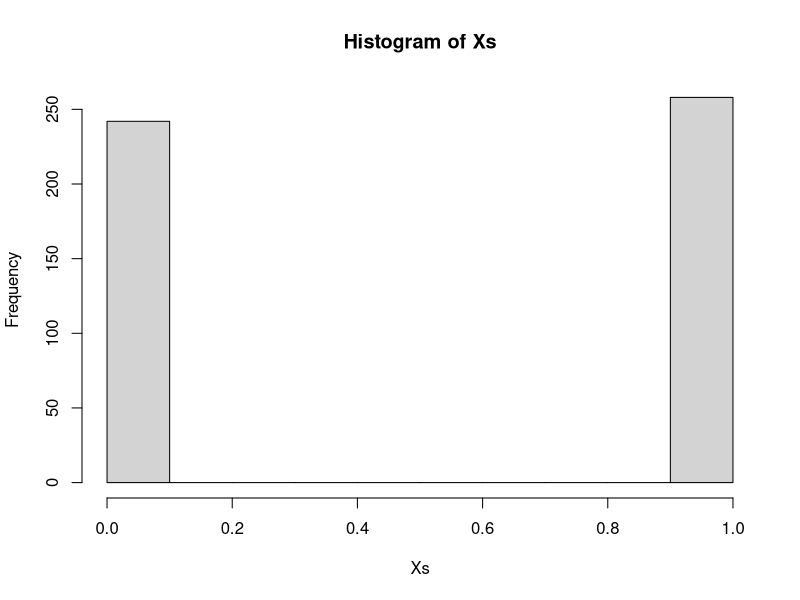
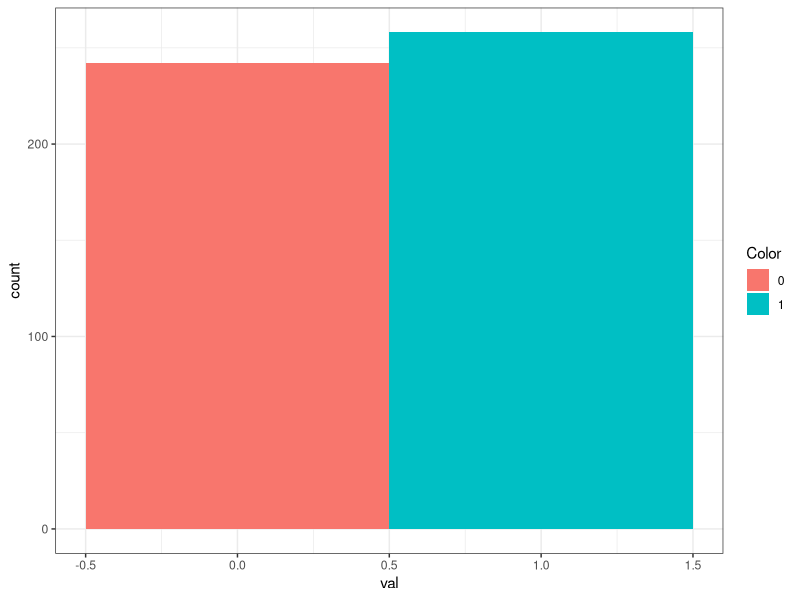
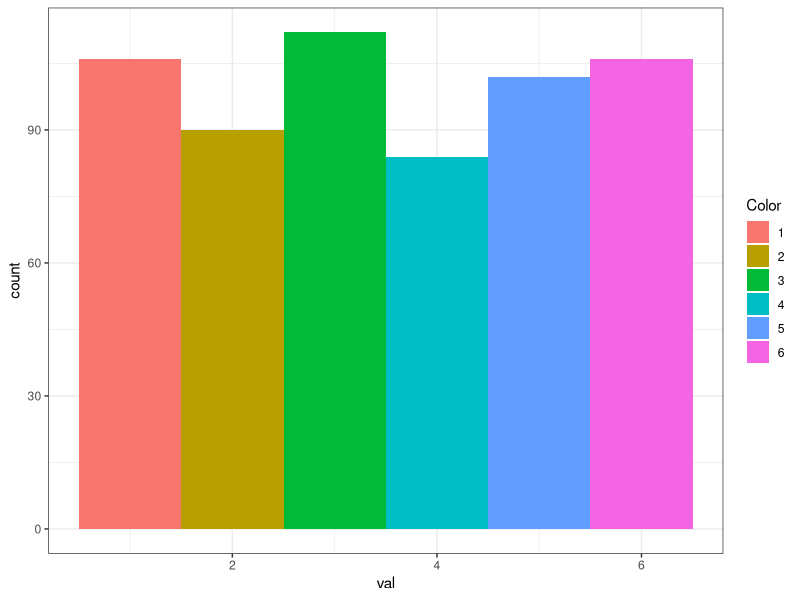
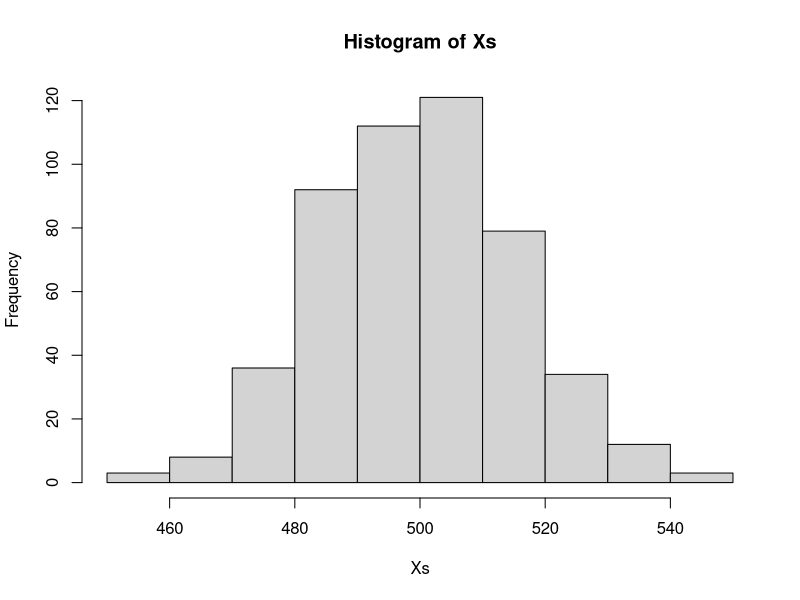
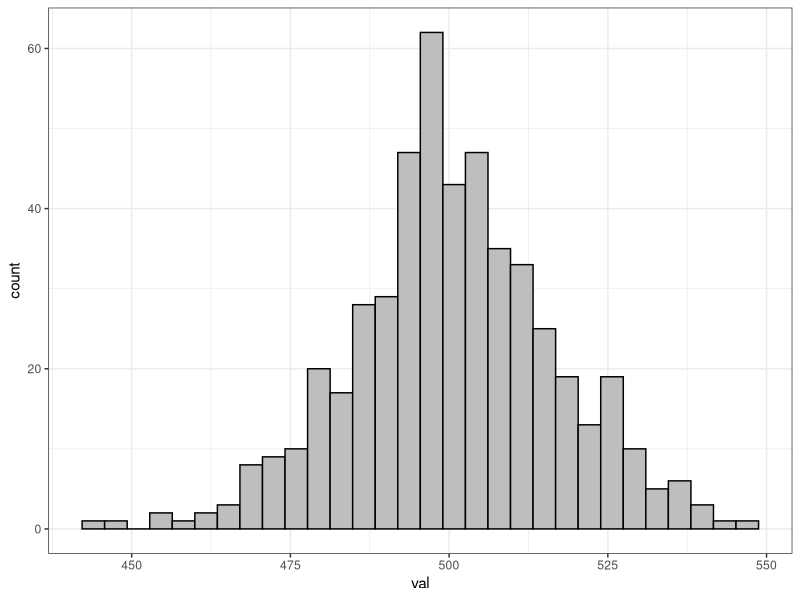

Write the R code that produced these figures, in order.
library(ggplot2) # This is only used to make some nicer plots
#########
#   Flip Coin(s)
#########
?rbinom

# 1 time, 1 flips, p=0.5
rbinom(1,1,0.5) # also rbinom(n=1, size=2, prob=0.5)

# X is RV counting heads if we flip coin once
#   Do this experiment 500 times
Xs = rbinom(500, 1, 0.5)
Xs

# Expected value is np = 1(0.5) = 0.5
mean(Xs)

# Var is np(1-p) = 1(0.5)(1-0.5) = 0.25
var(Xs)

# visualize
hist(Xs) # This is base R
ggplot(data.frame('val'=Xs, 'Color'=ifelse(Xs,'1','0')))+ # This uses library
  geom_histogram(aes(x=val, fill=Color), bins=2) +
  theme_bw()

#########
#   Roll Dice
#########
sides <- 6
n <- 600

Xs <- sample(1:sides,n, replace = T)

mean(Xs) #3.5
var(Xs) #35/12

# visualize
#hist(Xs)
ggplot(data.frame('val'=Xs, 'Color'=as.factor(Xs)))+
  geom_histogram(aes(x=val, fill=Color), bins=6) +
  theme_bw()

#########
#   Flip Coins
#########
# X is RV counting heads if we flip coin 1000 times
#   Do this experiment 500 times (X is an entry in Xs)
Xs = rbinom(500, 1000, 0.5)
Xs

# Expected value is np = 1000(0.5) = 500
mean(Xs)

# Var is np(1-p) = 1000(0.5)(1-0.5) = 250
var(Xs)

# Note: Expected Value is less variable than mean

## Median
median(Xs)
mode(Xs)

# Define Mode function
getMode <- function(X) {
  # There are better ways, but basic idea
  tab <- table(X)
  rownames(tab)[tab==max(tab)]
}
getMode(Xs)


# visualize
hist(Xs)
Xs = rbinom(500, 1000, 0.5)
ggplot(data.frame('val'=Xs))+
  geom_histogram(aes(x=val), fill='gray',color='black',bins=30) +
  theme_bw()
